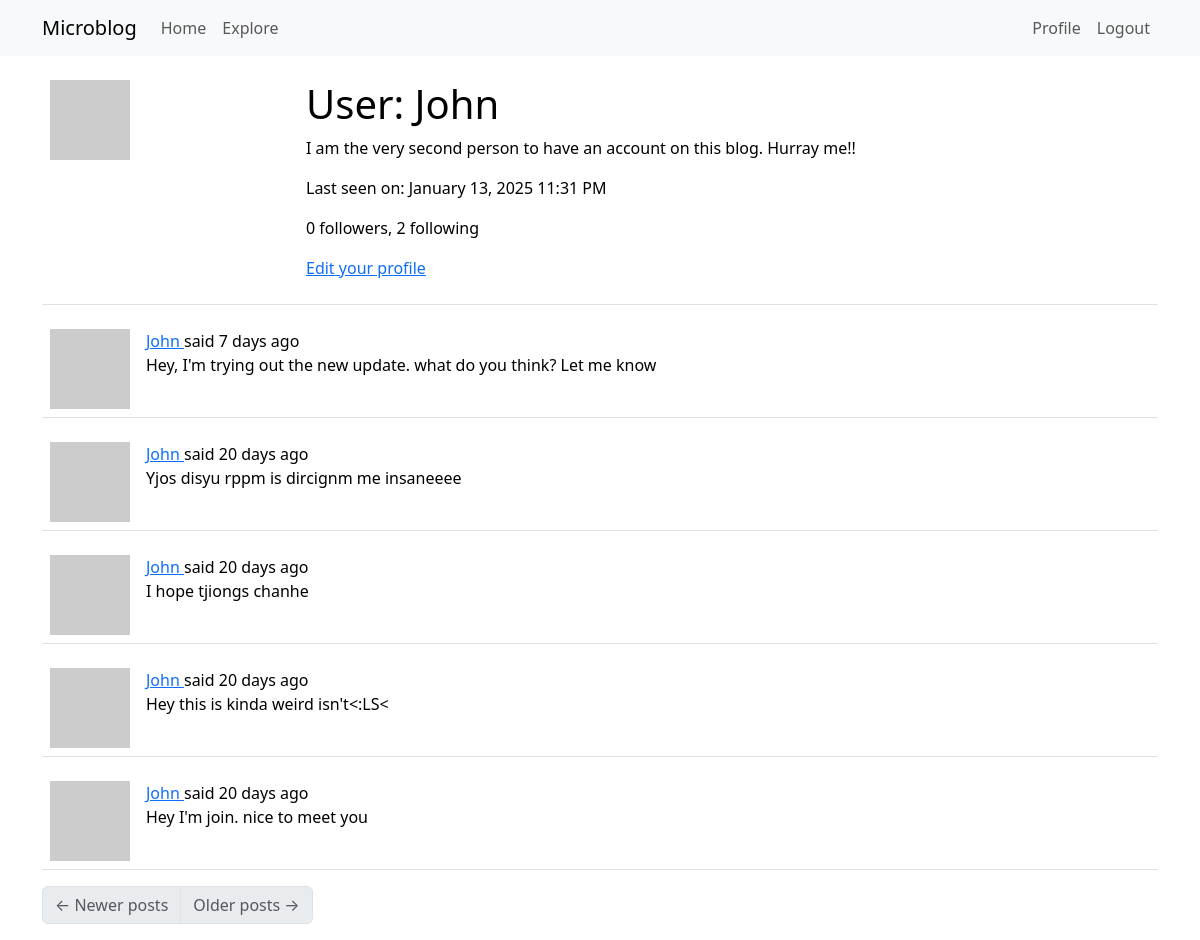
Page /user/John (signed in) on the committed database.
### app/models.py (models this page shows, shortened)
class User(UserMixin, db.Model):
    id: so.Mapped[int] = so.mapped_column(primary_key=True)
    username: so.Mapped[str] = so.mapped_column(sa.String(64), index=True, unique=True)
    email: so.Mapped[str] = so.mapped_column(sa.String(120), index=True, unique=True)
    password_hash: so.Mapped[Optional[str]] = so.mapped_column(sa.String(256))
    about_me: so.Mapped[Optional[str]] = so.mapped_column(sa.String(140))
    last_seen: so.Mapped[Optional[datetime]] = so.mapped_column(default=lambda: datetime.now(timezone.utc))
    posts: so.WriteOnlyMapped['Post'] = so.relationship(back_populates='author')
    def avatar(self, size):
        digest = md5(self.email.lower().encode('utf-8')).hexdigest()
        return f'https://www.gravatar.com/avatar/{digest}?d=identicon&s={size}'
    following: so.WriteOnlyMapped['User'] = so.relationship(
        secondary=followers, primaryjoin=(followers.c.follower_id == id),
        secondaryjoin=(followers.c.followed_id == id),
        back_populates='followers')
    followers: so.WriteOnlyMapped['User'] = so.relationship(
        secondary=followers, primaryjoin=(followers.c.followed_id == id),
        secondaryjoin=(followers.c.follower_id == id),
        back_populates='following')
    def followers_count(self):
        query = sa.select(sa.func.count()).select_from(
            self.followers.select().subquery())
        return db.session.scalar(query)
    def following_count(self):
        query = sa.select(sa.func.count()).select_from(
            self.following.select().subquery())
        return db.session.scalar(query)

class Post(db.Model):
    id: so.Mapped[int] = so.mapped_column(primary_key=True)
    body: so.Mapped[str] = so.mapped_column(sa.String(140))
    timestamp: so.Mapped[datetime] = so.mapped_column(index=True, default=lambda: datetime.now(timezone.utc))
    user_id: so.Mapped[int] = so.mapped_column(sa.ForeignKey(User.id),index=True)
    author: so.Mapped[User] = so.relationship(back_populates='posts')
    language: so.Mapped[Optional[str]] = so.mapped_column(sa.String(5))

### app/routes.py (the view)
@app.route('/user/<username>')
@login_required
def user(username):
    user = db.first_or_404(sa.select(User).where(User.username == username))
    page = request.args.get('page', 1, type=int)
    query = user.posts.select().order_by(Post.timestamp.desc())
    posts = db.paginate(query, page=page, per_page=app.config['POSTS_PER_PAGE'], error_out=False)
    next_url = url_for('user', username=user.username, page=posts.next_num) \
        if posts.has_next else None
    prev_url = url_for('user', username=user.username, page=posts.prev_num) \
        if posts.has_prev else None
    form = EmptyForm()
    return render_template('user.html', user=user, posts=posts.items, next_url=next_url, prev_url=prev_url, form=form)

### app/__init__.py (called while the page is built)
def get_locale():
    return request.accept_languages.best_match(app.config['LANGUAGES'])

### app/models.py (called while the page is built)
@login.user_loader
def load_user(id):
    return db.session.get(User, int(id))

### app/routes.py (called while the page is built)
@app.before_request
def before_request():
    if current_user.is_authenticated:
        current_user.last_seen = datetime.now(timezone.utc)
        db.session.commit()
    g.locale = str(get_locale())

### app/templates/user.html (shortened to what this page needs)
{% extends "base.html" %}
{% block content %}
    <table class="table table-hover">
        <tr>
            <td width="256px"><img src="{{ user.avatar(256) }}"></td>
            <td>
                <h1>{{ _('User') }}: {{ user.username }}</h1>
                {% if user.about_me %}<p>{{ user.about_me }}</p>{% endif %}
                {% if user.last_seen %}
                <p>{{ _('Last seen on') }}: {{ moment(user.last_seen).format('LLL') }}</p>
                {% endif %}
                <p>{{ _('%(count)d followers', count=user.followers_count()) }}, {{ _('%(count)d following', count=user.following_count()) }}</p>
                {% if user == current_user %}
                <p><a href="{{ url_for('edit_profile') }}">{{ _('Edit your profile') }}</a></p>
                {% endif %}
            </td>
        </tr>
    </table>
    {% for post in posts %}
        {% include '_post.html' %}
    {% endfor %}
    <nav aria-label="Post navigation">
        <ul class="pagination">
            <li class="page-item{% if not prev_url %} disabled{% endif %}">
                <a class="page-link" href="{{ prev_url }}">
                    <span aria-hidden="true">&larr;</span> {{ _('Newer posts') }}
                </a>
            </li>
            <li class="page-item{% if not next_url %} disabled{% endif %}">
                <a class="page-link" href="{{ next_url }}">
                    {{ _('Older posts') }} <span aria-hidden="true">&rarr;</span>
                </a>
            </li>
        </ul>
    </nav>
{% endblock %}

### app/templates/_post.html (shortened to what this page needs)
<table class="table table-hover">
    <tr>
        <td width="70px">
            <a href="{{ url_for('user', username=post.author.username) }}">
                <img src="{{ post.author.avatar(70) }}" />
            </a>
        </td>
        <td>
            {{ _('%(username)s said %(when)s',
                username=user_link, when=moment(post.timestamp).fromNow()) }}
            <br>
            <span id="post{{ post.id }}">{{ post.body }}</span>
        </td>
    </tr>
</table>

### rows in the picture
User: username "John", about_me "I am the very second person to have an account on this blog. Hurray me!!", last_seen "January 13, 2025 11:31 PM"
Post: body "Hey, I'm trying out the new update. what do you think? Let me know"
Post: body "Yjos disyu rppm is dircignm me insaneeee"
Post: body "I hope tjiongs chanhe"
Post: body "Hey this is kinda weird isn't<:LS<"
Post: body "Hey I'm join. nice to meet you"
